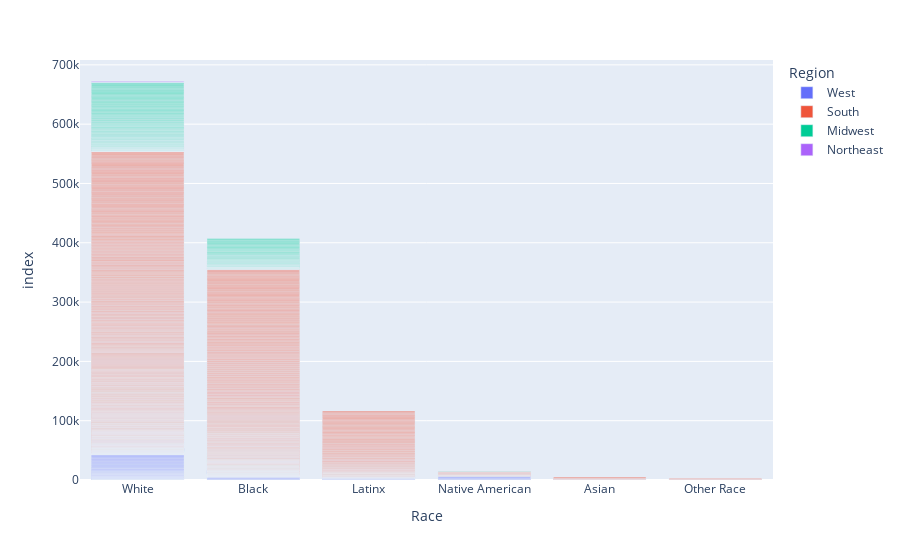

The notebook cell this image was saved under:
### Code cell
fig = px.bar(df, x= "Race", y = df.index, color = "Region")
fig.show()

### Figure 1 — Plotly figure (JSON) as saved in the notebook; plotly's stock layout.template omitted (floating-point values rounded to 4 significant figures; data arrays with more than 128 entries replaced by an {"elided": "..."} marker saying what was removed)
{"data": [{"alignmentgroup": "True", "hovertemplate": "Region=West<br>Race=%{x}<br>index=%{y}<extra></extra>", "legendgroup": "West", "marker": {"color": "#636efa", "pattern": {"shape": ""}}, "name": "West", "offsetgroup": "West", "orientation": "v", "showlegend": true, "textposition": "auto", "type": "bar", "x": ["White", "White", "White", "Black", "White", "White", "White", "White", "White", "White", "White", "Black", "White", "White", "White", "White", "White", "White", "White", "White", "White", "White", "White", "White", "White", "Latinx", "White", "White", "White", "White", "White", "Latinx", "White", "Latinx", "White", "White", "White", "Latinx", "White", "White", "Native American", "Asian", "White", "White", "Asian", "Black", "White", "White", "White", "Latinx", "White", "Native American", "White", "White", "White", "White", "White", "White", "White", "White", "White", "White", "Black", "Native American", "Black", "White", "White", "White", "White", "Native American", "Black", "White", "White", "White", "White", "White", "White", "White", "White", "Latinx", "White", "White", "White", "White", "White", "Native American", "Native American", "White", "Black"], "xaxis": "x", "y": [0, 2, 49, 89, 98, 111, 113, 128, 157, 167, 168, 178, 188, 191, 197, 214, 226, 241, 276, 295, 316, 321, 324, 328, 330, 340, 342, 362, 380, 397, 416, 433, 440, 453, 456, 461, 469, 481, 483, 505, 510, 513, 521, 522, 530, 540, 542, 549, 578, 581, 611, 619, 620, 670, 702, 706, 728, 740, 753, 904, 922, 945, 1002, 1004, 1018, 1038, 1076, 1216, 1225, 1231, 1243, 1252, 1258, 1260, 1276, 1281, 1284, 1292, 1296, 1299, 1302, 1318, 1348, 1351, 1384, 1522, 1545, 1546, 1553], "yaxis": "y"}, {"alignmentgroup": "True", "hovertemplate": "Region=South<br>Race=%{x}<br>index=%{y}<extra></extra>", "legendgroup": "South", "marker": {"color": "#EF553B", "pattern": {"shape": ""}}, "name": "South", "offsetgroup": "South", "orientation": "v", "showlegend": true, "textposition": "auto", "type": "bar", "x": {"elided": "1273 str values"}, "xaxis": "x", "y": {"elided": "1273 int values"}, "yaxis": "y"}, {"alignmentgroup": "True", "hovertemplate": "Region=Midwest<br>Race=%{x}<br>index=%{y}<extra></extra>", "legendgroup": "Midwest", "marker": {"color": "#00cc96", "pattern": {"shape": ""}}, "name": "Midwest", "offsetgroup": "Midwest", "orientation": "v", "showlegend": true, "textposition": "auto", "type": "bar", "x": {"elided": "195 str values"}, "xaxis": "x", "y": {"elided": "195 int values"}, "yaxis": "y"}, {"alignmentgroup": "True", "hovertemplate": "Region=Northeast<br>Race=%{x}<br>index=%{y}<extra></extra>", "legendgroup": "Northeast", "marker": {"color": "#ab63fa", "pattern": {"shape": ""}}, "name": "Northeast", "offsetgroup": "Northeast", "orientation": "v", "showlegend": true, "textposition": "auto", "type": "bar", "x": ["White", "White", "White", "White"], "xaxis": "x", "y": [274, 292, 554, 965], "yaxis": "y"}], "layout": {"barmode": "relative", "legend": {"title": {"text": "Region"}, "tracegroupgap": 0}, "margin": {"t": 60}, "xaxis": {"anchor": "y", "domain": [0, 1], "title": {"text": "Race"}}, "yaxis": {"anchor": "x", "domain": [0, 1], "title": {"text": "index"}}}}
